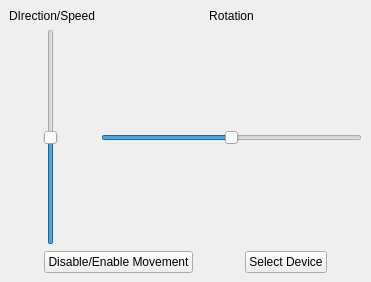
<?xml version="1.0" encoding="UTF-8"?>
<ui version="4.0">
 <class>MainWindow</class>
 <widget class="QMainWindow" name="MainWindow">
  <property name="geometry">
   <rect>
    <x>0</x>
    <y>0</y>
    <width>371</width>
    <height>282</height>
   </rect>
  </property>
  <property name="windowTitle">
   <string>MainWindow</string>
  </property>
  <widget class="QWidget" name="centralwidget">
   <layout class="QVBoxLayout" name="verticalLayout_3">
    <item>
     <layout class="QHBoxLayout" name="horizontalLayout_3">
      <item>
       <layout class="QVBoxLayout" name="verticalLayout_2">
        <item>
         <widget class="QLabel" name="label_2">
          <property name="text">
           <string>DIrection/Speed</string>
          </property>
          <property name="alignment">
           <set>Qt::AlignCenter</set>
          </property>
         </widget>
        </item>
        <item>
         <layout class="QHBoxLayout" name="horizontalLayout">
          <item>
           <spacer name="horizontalSpacer">
            <property name="orientation">
             <enum>Qt::Horizontal</enum>
            </property>
            <property name="sizeType">
             <enum>QSizePolicy::Maximum</enum>
            </property>
            <property name="sizeHint" stdset="0">
             <size>
              <width>10</width>
              <height>17</height>
             </size>
            </property>
           </spacer>
          </item>
          <item>
           <widget class="QSlider" name="speed">
            <property name="minimum">
             <number>-256</number>
            </property>
            <property name="maximum">
             <number>256</number>
            </property>
            <property name="orientation">
             <enum>Qt::Vertical</enum>
            </property>
           </widget>
          </item>
          <item>
           <spacer name="horizontalSpacer_2">
            <property name="orientation">
             <enum>Qt::Horizontal</enum>
            </property>
            <property name="sizeType">
             <enum>QSizePolicy::Maximum</enum>
            </property>
            <property name="sizeHint" stdset="0">
             <size>
              <width>13</width>
              <height>20</height>
             </size>
            </property>
           </spacer>
          </item>
         </layout>
        </item>
       </layout>
      </item>
      <item>
       <layout class="QVBoxLayout" name="verticalLayout">
        <property name="sizeConstraint">
         <enum>QLayout::SetMinimumSize</enum>
        </property>
        <item>
         <widget class="QLabel" name="label">
          <property name="text">
           <string>Rotation</string>
          </property>
          <property name="alignment">
           <set>Qt::AlignCenter</set>
          </property>
         </widget>
        </item>
        <item>
         <spacer name="verticalSpacer">
          <property name="orientation">
           <enum>Qt::Vertical</enum>
          </property>
          <property name="sizeHint" stdset="0">
           <size>
            <width>20</width>
            <height>68</height>
           </size>
          </property>
         </spacer>
        </item>
        <item>
         <widget class="QSlider" name="turn">
          <property name="sizePolicy">
           <sizepolicy hsizetype="Minimum" vsizetype="Fixed">
            <horstretch>0</horstretch>
            <verstretch>0</verstretch>
           </sizepolicy>
          </property>
          <property name="minimumSize">
           <size>
            <width>50</width>
            <height>0</height>
           </size>
          </property>
          <property name="minimum">
           <number>-64</number>
          </property>
          <property name="maximum">
           <number>64</number>
          </property>
          <property name="orientation">
           <enum>Qt::Horizontal</enum>
          </property>
         </widget>
        </item>
        <item>
         <spacer name="verticalSpacer_2">
          <property name="orientation">
           <enum>Qt::Vertical</enum>
          </property>
          <property name="sizeHint" stdset="0">
           <size>
            <width>78</width>
            <height>98</height>
           </size>
          </property>
         </spacer>
        </item>
       </layout>
      </item>
     </layout>
    </item>
    <item>
     <layout class="QHBoxLayout" name="horizontalLayout_2">
      <item>
       <spacer name="horizontalSpacer_6">
        <property name="orientation">
         <enum>Qt::Horizontal</enum>
        </property>
        <property name="sizeHint" stdset="0">
         <size>
          <width>40</width>
          <height>20</height>
         </size>
        </property>
       </spacer>
      </item>
      <item>
       <widget class="QPushButton" name="mvmt_Btn">
        <property name="text">
         <string>Disable/Enable Movement</string>
        </property>
        <property name="checkable">
         <bool>true</bool>
        </property>
       </widget>
      </item>
      <item>
       <spacer name="horizontalSpacer_4">
        <property name="orientation">
         <enum>Qt::Horizontal</enum>
        </property>
        <property name="sizeType">
         <enum>QSizePolicy::Expanding</enum>
        </property>
        <property name="sizeHint" stdset="0">
         <size>
          <width>50</width>
          <height>20</height>
         </size>
        </property>
       </spacer>
      </item>
      <item>
       <widget class="QPushButton" name="dev_btn">
        <property name="text">
         <string>Select Device</string>
        </property>
       </widget>
      </item>
      <item>
       <spacer name="horizontalSpacer_5">
        <property name="orientation">
         <enum>Qt::Horizontal</enum>
        </property>
        <property name="sizeType">
         <enum>QSizePolicy::Maximum</enum>
        </property>
        <property name="sizeHint" stdset="0">
         <size>
          <width>40</width>
          <height>20</height>
         </size>
        </property>
       </spacer>
      </item>
     </layout>
    </item>
   </layout>
  </widget>
 </widget>
 <resources/>
 <connections/>
</ui>
